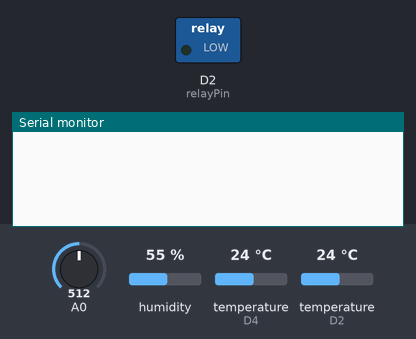
The sketch below on a simulated ESP8266 (NodeMCU). Shown: switched loads named in the sketch (green lamp = pin HIGH), the last lines printed to the serial monitor. The test bench sets the inputs (shaded band); at power-on: temperature (sensors on D2, D4) 24 °C, A0 = 512, humidity 55 %. WiFi joins after 1.5 s; servers stay silent unless stated.

Above: at 3.0 s.
3.1 s: temperature (sensor on D2) set to 12 °C
At 4.8 s:
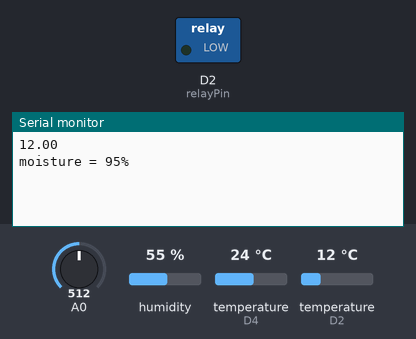
6.7 s: A0 set to 716
At 10.0 s:
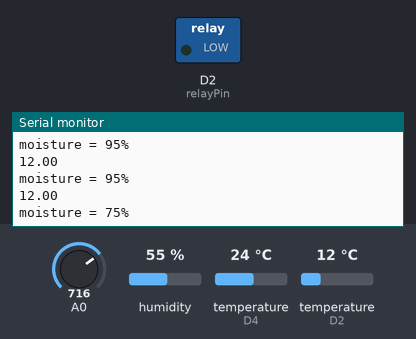
10.3 s: temperature (sensor on D2) set to 19 °C
At 12.4 s:
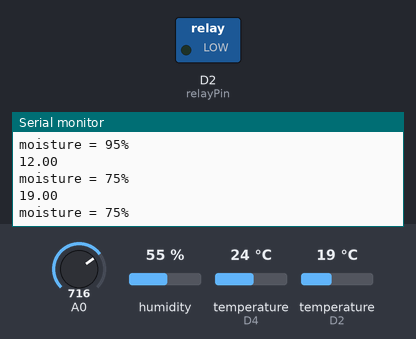
13.9 s: A0 set to 992
At 18.2 s:
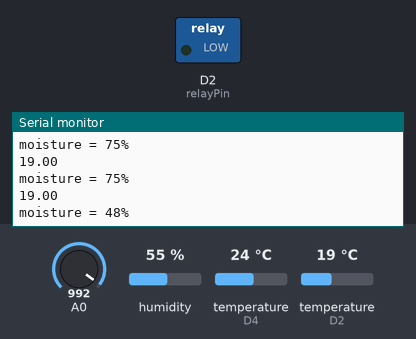
Timing chart, 0 to 18.5 s (numbered marks = the images above; inputs shaded):
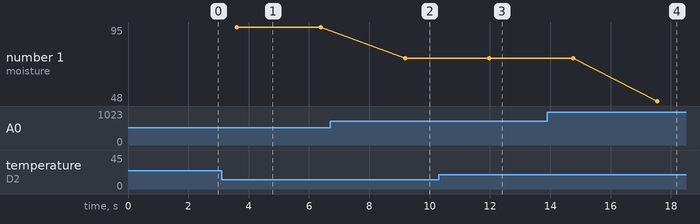

Measured:
- after the input at 3.1 s, the serial monitor: prints a new line after 0.51 s (image 1)
- after the input at 6.7 s, the serial monitor: prints a new line after 2.5 s (image 2)
- after the input at 10.3 s, the serial monitor: prints a new line after 1.7 s (image 3)
- after the input at 13.9 s, the serial monitor: prints a new line after 3.7 s (image 4)
- plotted number 1: 95 → 75 after the input at 6.7 s, 75 → 48 after the input at 13.9 s

The sketch:

relayfinal.ino
```cpp
#define BLYNK_TEMPLATE_ID "TMPL9tS641ms"
#define BLYNK_TEMPLATE_NAME "SOIL"
#define BLYNK_AUTH_TOKEN "EwZYRc8L6Ri36So1qRZhskhv4rrYKoWw"
#define BLYNK_PRINT Serial
#include <OneWire.h>
#include <SPI.h>
#include <BlynkSimpleEsp8266.h>
#include <DHT.h>
#include <DallasTemperature.h>
#define ONE_WIRE_BUS D2
OneWire oneWire(ONE_WIRE_BUS);
DallasTemperature sensors(&oneWire);
char auth[] ="EwZYRc8L6Ri36So1qRZhskhv4rrYKoWw";
char ssid[] = "iPhone";      // wifi name
char pass[] = "123456789";// wifi password

#define DHTPIN 2
#define DHTTYPE DHT11
DHT dht(DHTPIN, DHTTYPE);

SimpleTimer timer;

int sensor = 0;
int output = 0;
int relayPin = 4; // Relay connected to digital pin D4

void sendSensor()
{
  float h = dht.readHumidity();
  float t = dht.readTemperature();

  if (isnan(h) || isnan(t)) {
    Serial.println("Failed to read from DHT sensor!");
    return;
  }

  Blynk.virtualWrite(V5, h); //V5 is for Humidity
  Blynk.virtualWrite(V6, t); //V6 is for Temperature
}

void setup()
{
  Serial.begin(9600);
  dht.begin();
  pinMode(relayPin, OUTPUT); // set relay pin as an output pin
  digitalWrite(relayPin, LOW); // Turn off the relay at the beginning

  timer.setInterval(1000L, sendSensor);
  Blynk.begin(auth, ssid, pass);
  sensors.begin();
}

void sendTemps()
{
  sensor = analogRead(A0);
  output = (145 - map(sensor, 0, 1023, 0, 100)); //in place 145 there is 100(it change with the change in sensor)
  delay(1000);
  sensors.requestTemperatures();
  float temp = sensors.getTempCByIndex(0);
  Serial.println(temp);
  Serial.print("moisture = ");
  Serial.print(output);
  Serial.println("%");
  Blynk.virtualWrite(V1, temp);
  Blynk.virtualWrite(V2, output);

  if (temp >= 25) { // if the temperature is greater than or equal to 30 degrees Celsius, turn on the relay
    digitalWrite(relayPin, HIGH); // Turn on the relay
    Blynk.virtualWrite(V3, 1); // Set V3 widget value to 1 indicating that the relay is on
  } else { // if the temperature is less than 30 degrees Celsius, turn off the relay
    digitalWrite(relayPin, LOW); // Turn off the relay
    Blynk.virtualWrite(V3, 0); // Set V3 widget value to 0 indicating that the relay is off
  }

  delay(1000);
}

void loop()
{
  Blynk.run();
  timer.run();
  sendTemps();
}
// connect soil moisture pin to A0
// connect humidity pin to D5
// connect realy pi to D4
```
